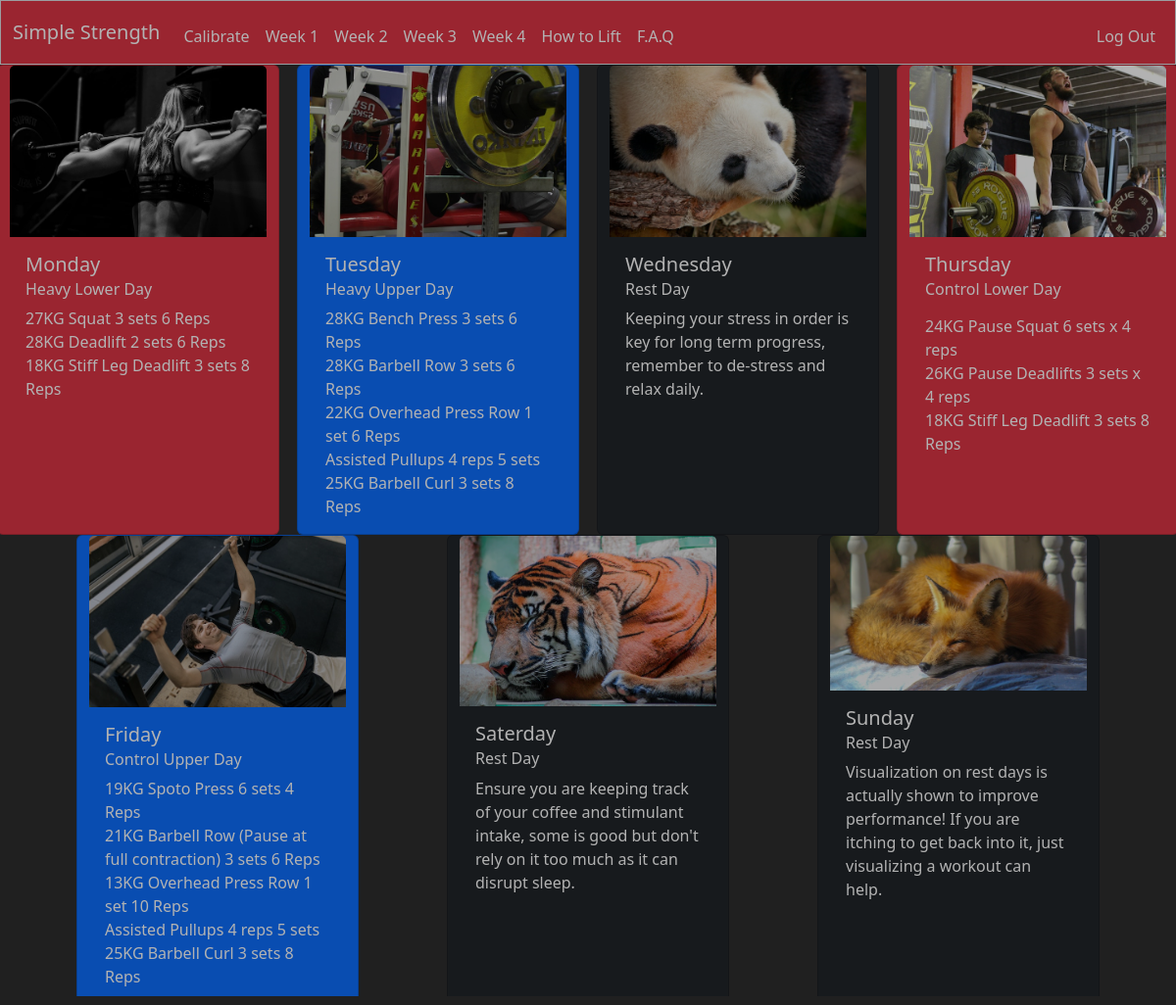
The app's page /week3 (signed in) with its own data.
### tables this page shows
CREATE TABLE Exercises(
userID INTERGER NOT NULL,
Squat SMALLINT,
Deadlift SMALLINT,
Bench SMALLINT,
BBRow SMALLINT,
OverheadPress SMALLINT,
BBCurl SMALLINT,
Pullups SMALLINT
);

### app.py (the view)
@app.route("/week3")
@login_required
def week3():
    ExerInfo = db.execute("SELECT * FROM Exercises WHERE userID = ?", session["user_id"])
    if len(ExerInfo) != 0:
        return render_template("week3.html", Info = ExerInfo)
    else:
        flash("Please enter your lifts before viewing your weekly training")
        return redirect("/calibrate")

### app.py (called while the page is built)
def login_required(f):
    @wraps(f)
    def decorated_function(*args, **kwargs):
        if session.get("user_id") is None:
            return redirect("/login")
        return f(*args, **kwargs)
    return decorated_function

### templates/week3.html (shortened to what this page needs)
{% extends "layout.html" %}
{% block main %}
<div class="row row-cols-2 row-cols-md-3">
        <div class="card text-white bg-danger mx-auto" style="width: 18rem;" id="weekCard" >
            <img class="card-img-top" src="../static/images/SmolSquat2.jpg" alt="Card image cap">
            <div class="card-body">
                <h5 class="card-title">Monday</h5>
                <h6 class="card-subtitle mb-2">Heavy Lower Day</h6>
                <p class="card-text">
                    {{ ((Info[0]["Squat"]*0.7)|round|int + 10) }}KG Squat 3 sets 6 Reps<br>
                    {{ ((Info[0]["Deadlift"]*0.7)|round|int + 10) }}KG Deadlift 2 sets 6 Reps<br>
                    {{ (Info[0]["Deadlift"]*0.5)|round|int + 5}}KG Stiff Leg Deadlift 3 sets 8 Reps
                </p>
            </div>
        </div>
        <div class="card text-white bg-primary mx-auto" style="width: 18rem;" id="weekCard" >
            <img class="card-img-top" src="../static/images/smolBench5.jpg" alt="Card image cap">
            <div class="card-body">
                <h5 class="card-title">Tuesday</h5>
                <h6 class="card-subtitle mb-2">Heavy Upper Day</h6>
                <p class="card-text">
                    {{ (Info[0]["Bench"]*0.75)|round|int + 10 }}KG Bench Press 3 sets 6 Reps<br>
                    {{ (Info[0]["BBRow"]*0.85)|round|int + 10 }}KG Barbell Row 3 sets 6 Reps<br>
                    {{ (Info[0]["OverheadPress"]*0.85)|round|int + 5 }}KG Overhead Press Row 1 set 6 Reps<br>
                    {% if (Info[0]["Pullups"]|int) >= 3 -%}
                    Pullups 5 sets {{(Info[0]["Pullups"]*0.5)|round|int + 2 }} reps<br>
                    {% else -%}
                    Assisted Pullups 4 reps 5 sets<br>
                    {% endif %}
                    {{ (Info[0]["BBCurl"]*0.85)|round|int + 5 }}KG Barbell Curl 3 sets 8 Reps<br>
                </p>
            </div>
        </div>
        <div class="card text-white bg-dark mx-auto" style="width: 18rem;" id="weekCard" >
            <img class="card-img-top" src="../static/images/sleepingPanda.jpg" alt="Card image cap">
            <div class="card-body">
                <h5 class="card-title">Wednesday</h5>
                <h6 class="card-subtitle mb-2">Rest Day</h6>
                <p class="card-text">
                    Keeping your stress in order is key for long term progress, remember to de-stress and relax daily.
                </p>
            </div>
        </div>
        <div class="card text-white bg-danger mx-auto" style="width: 18rem;" id="weekCard" >
            <img class="card-img-top" src="../static/images/smolDeadlift5.jpg" alt="Card image cap">
            <div class="card-body">
                <h5 class="card-title">Thursday</h5>
                <h6 class="card-subtitle mb-2">Control Lower Day</h6>
                <p class="card-text">
                    <p class="card-text">
                        {{ ((Info[0]["Squat"]*0.6)|round|int + 10) }}KG Pause Squat 6 sets x 4 reps<br>
                        {{ ((Info[0]["Deadlift"]*0.6)|round|int + 10) }}KG Pause Deadlifts 3 sets x 4 reps<br>
                        {{ (Info[0]["Deadlift"]*0.5)|round|int + 5}}KG Stiff Leg Deadlift 3 sets 8 Reps
                    </p>
                </p>
            </div>
        </div>
        <div class="card text-white bg-primary mx-auto" style="width: 18rem;" id="weekCard" >
            <img class="card-img-top" src="../static/images/smolBenchw3.jpg" alt="Card image cap">
            <div class="card-body">
                <h5 class="card-title">Friday</h5>
                <h6 class="card-subtitle mb-2">Control Upper Day</h6>
                <p class="card-text">
                    {{ ((Info[0]["Bench"]*0.60)|round|int + 5) }}KG Spoto Press 6 sets 4 Reps<br>
                    {{ ((Info[0]["BBRow"]*0.75)|round|int + 5) }}KG Barbell Row (Pause at full contraction) 3 sets 6 Reps<br>
                    {{ (Info[0]["OverheadPress"]*0.65)|round|int }}KG Overhead Press Row 1 set 10 Reps<br>
                    {% if (Info[0]["Pullups"]|int) >= 3 -%}
                    Pullups 5 sets {{(Info[0]["Pullups"]*0.5)|round|int + 1 }} reps<br>
                    {% else -%}
                    Assisted Pullups 4 reps 5 sets<br>
                    {% endif %}
                    {{ (Info[0]["BBCurl"]*0.85)|round|int + 5}}KG Barbell Curl 3 sets 8 Reps<br>
                </p>
            </div>
        </div>
        <div class="card text-white bg-dark" style="width: 18rem;" id="weekCard" >
            <img class="card-img-top" src="../static/images/sleepingTiger.jpg" alt="Card image cap">
            <div class="card-body">
                <h5 class="card-title">Saterday</h5>
                <h6 class="card-subtitle mb-2">Rest Day</h6>
                <p class="card-text">
                    Ensure you are keeping track of your coffee and stimulant intake, some is good but don't rely on it too much as it can disrupt sleep.
                </p>
            </div>
        </div>
        <div class="card text-white bg-dark mx-auto" style="width: 18rem;" id="weekCard" >
            <img class="card-img-top" src="../static/images/SleepingFox.jpg" alt="Card image cap">
            <div class="card-body">
                <h5 class="card-title">Sunday</h5>
                <h6 class="card-subtitle mb-2">Rest Day</h6>
                <p class="card-text">
                    Visualization on rest days is actually shown to improve performance! If you are itching to get back into it, just visualizing a workout can help.
                </p>
            </div>
        </div>
</div>
{% endblock %}

### static/CSS/main.css (style rules this page uses)
body { background-color: #202020; color: white; filter:contrast(1.8); filter:brightness(70%); }

### records on screen
Exercises: ((Info[0]['Squat']*0.7)|round|int+10) "27", ((Info[0]['Deadlift']*0.7)|round|int+10) "28", (Info[0]['Deadlift']*0.5)|round|int+5 "18", (Info[0]['Bench']*0.75)|round|int+10 "28", (Info[0]['BBRow']*0.85)|round|int+10 "28", (Info[0]['OverheadPress']*0.85)|round|int+5 "22", (Info[0]['BBCurl']*0.85)|round|int+5 "25", ((Info[0]['Squat']*0.6)|round|int+10) "24", ((Info[0]['Deadlift']*0.6)|round|int+10) "26", ((Info[0]['Bench']*0.60)|round|int+5) "19", ((Info[0]['BBRow']*0.75)|round|int+5) "21", (Info[0]['OverheadPress']*0.65)|round|int "13"
